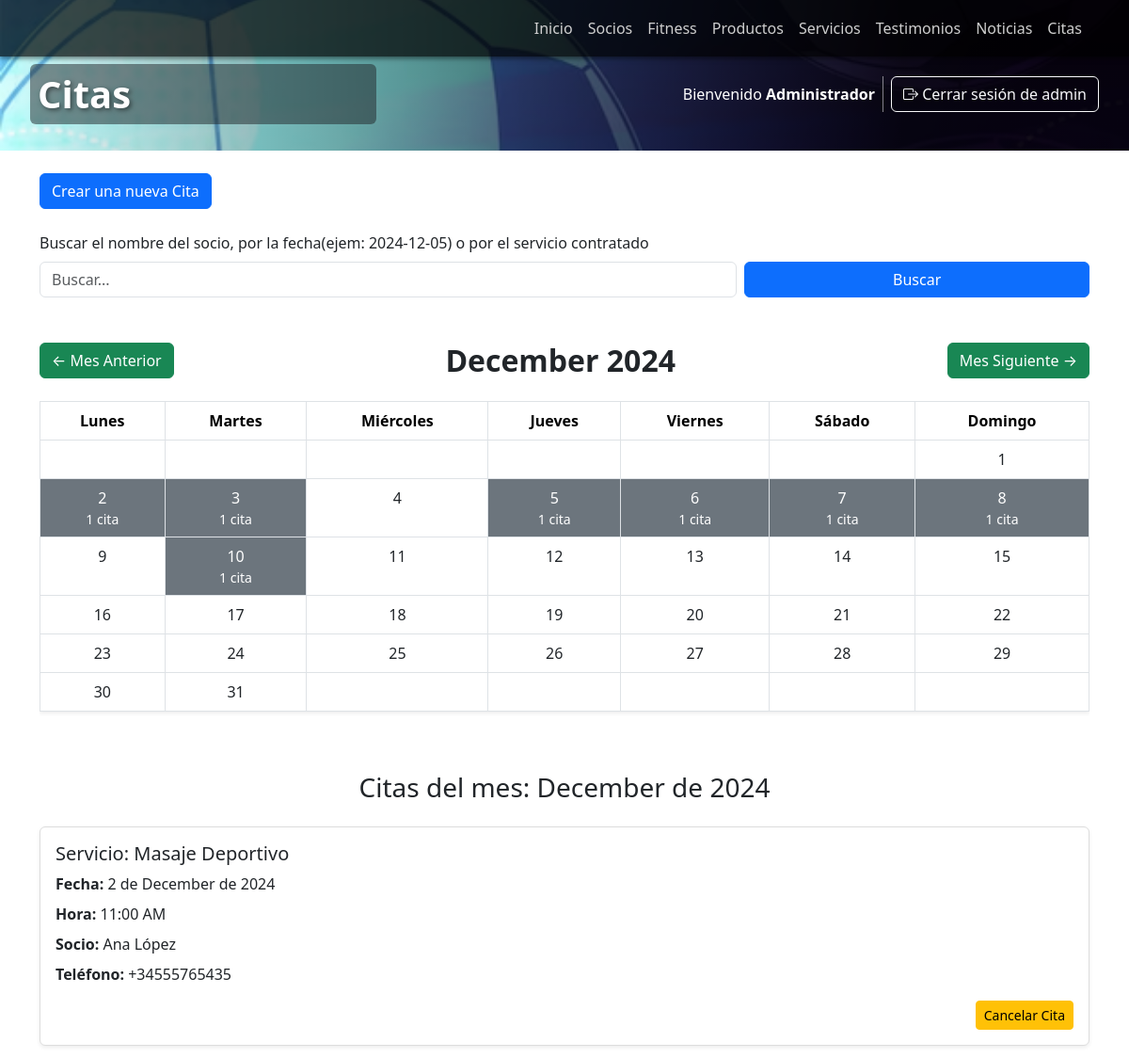
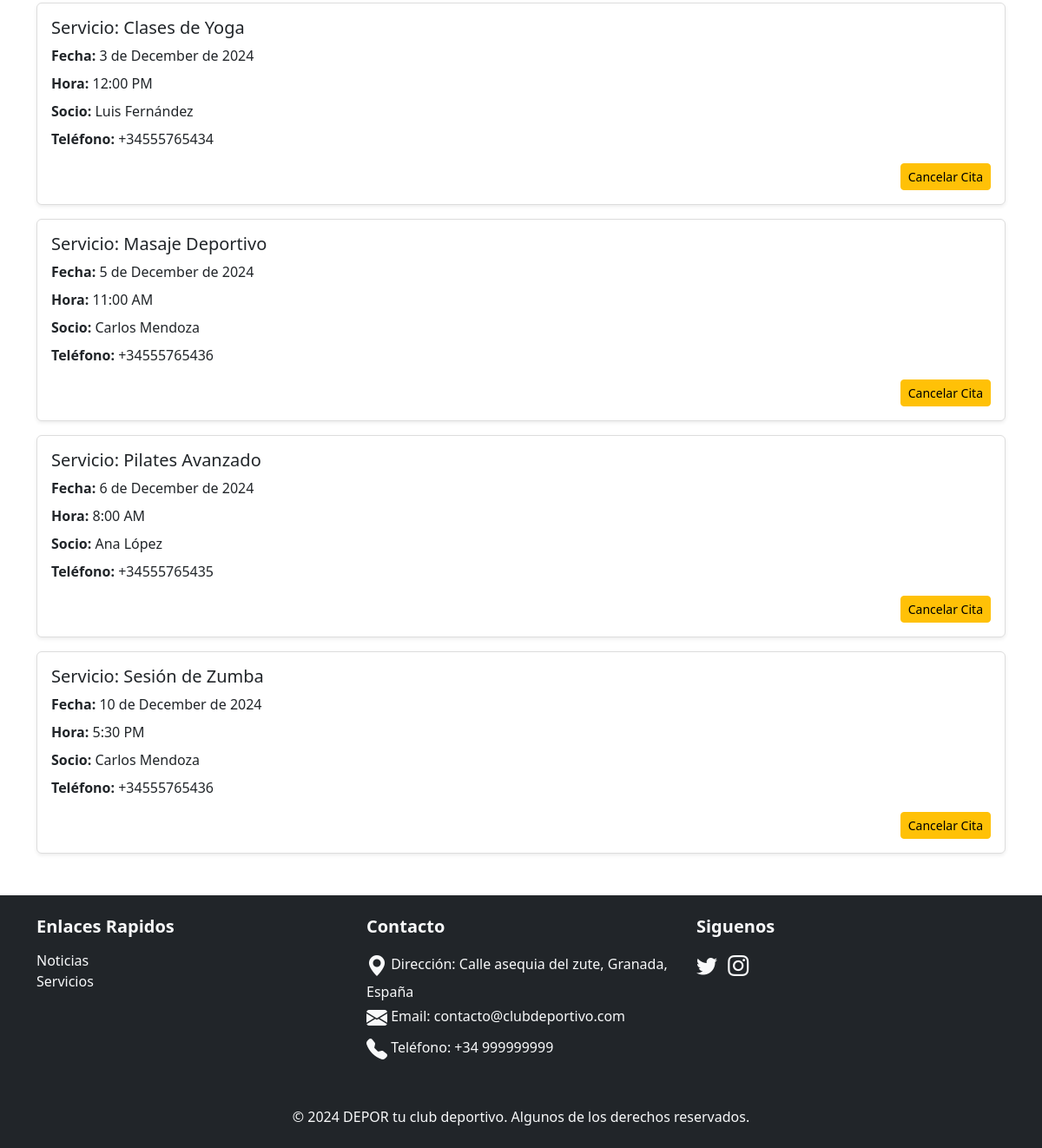
Page /citas/index.php?mes=12&anio=2024 (signed in) on the committed database (2 pictures, top to bottom).
### tables this page shows
CREATE TABLE `citas` (
  `id` int(11) NOT NULL,
  `socio` int(11) NOT NULL,
  `servicio` int(11) NOT NULL,
  `fecha` date NOT NULL,
  `hora` time NOT NULL,
  `estado` int(11) NOT NULL
);

CREATE TABLE `servicio` (
  `id` int(11) NOT NULL,
  `descripcion` varchar(100) NOT NULL,
  `duracion` int(11) NOT NULL,
  `precio` decimal(8,2) NOT NULL
);

CREATE TABLE `socio` (
  `id` int(11) NOT NULL AUTO_INCREMENT,
  `nombre` varchar(50) NOT NULL,
  `edad` int(11) DEFAULT NULL,
  `usuario` varchar(30) NOT NULL,
  `password` varchar(255) NOT NULL,
  `telefono` varchar(15) DEFAULT NULL,
  `foto` varchar(100) DEFAULT NULL,
  `tipo_usuario` varchar(20) NOT NULL,
  PRIMARY KEY (`id`) 
);

### config/init.php (called while the page is built, shortened)
<?php
if (isset($_SESSION['tipo_usuario'])) {
    if ($_SESSION['tipo_usuario'] == 'admin') {
        $ADMIN = true;
    } else if ($_SESSION['tipo_usuario'] == 'socio') {
        $SOCIO = true;
    }
} else {
    $ANONIMO = true;
}
?>

### funciones/funcionesCitas.php (called while the page is built, shortened)
<?php
    function getCitasPorMes($conexion, $mes, $anio) {
        global $SOCIO , $ADMIN;
        $fechaInicio = "$anio-$mes-01";
        $fechaFin = date("Y-m-t", strtotime($fechaInicio));
        if($ADMIN){
            $sentencia = "SELECT DATE(fecha) AS dia, COUNT(*) AS total
                      FROM citas
                      WHERE fecha BETWEEN ? AND ?
                      GROUP BY DATE(fecha)";
        }else{
            $sentencia = "SELECT DATE(fecha) AS dia, COUNT(*) AS total
                      FROM citas
                      WHERE fecha BETWEEN ? AND ?
                        AND socio = ?
                      GROUP BY DATE(fecha)";
        }
        $consulta = $conexion->prepare($sentencia);
        if($ADMIN){
            $consulta->bind_param('ss', $fechaInicio, $fechaFin);
        }else{
            $consulta->bind_param('ssi', $fechaInicio, $fechaFin, $_SESSION['id']);
        }
        if ($consulta->execute() === false) {
            die("Error en la ejecución de la consulta: " . $consulta->error);
        }
        $resultados = [];
        $dia = null;
        $total = 0;
        $consulta->bind_result($dia, $total);
        while ($consulta->fetch()) {
            $resultados[] = [
                'dia' => $dia,
                'total' => $total,
            ];
        }
        return $resultados;
    }
    function getCitasPorMesConDetalles($conexion, $fechaInicio, $fechaFin) {
        global $SOCIO , $ADMIN;
        if($ADMIN){
            $sentencia = "SELECT c.id, c.fecha, c.hora, s.nombre, s.telefono, serv.descripcion
                    FROM citas c
                    JOIN socio s ON c.socio = s.id
                    JOIN servicio serv ON c.servicio = serv.id
                    WHERE c.fecha BETWEEN ? AND ?
                    ORDER BY c.fecha, c.hora";
        }
        $consulta = $conexion->prepare($sentencia);
        if($ADMIN){
            $consulta->bind_param('ss', $fechaInicio, $fechaFin);
        }else{
            $consulta->bind_param('ssi', $fechaInicio, $fechaFin, $_SESSION['id']);
        }
        if ($consulta->execute() === false) {
            die("Error en la ejecución de la consulta: " . $consulta->error);
        }
        $citas = [];
        $id = $fecha = $hora = $nombre = $telefono = $descripcion = null;
        $consulta->bind_result($id, $fecha, $hora, $nombre, $telefono, $descripcion);
        while ($consulta->fetch()) {
            $citas[] = [
                'id' => $id,
                'fecha' => $fecha,
                'hora' => $hora,
                'nombre' => $nombre,
                'telefono' => $telefono,
                'descripcion' => $descripcion,
            ];
        }
        return $citas;
    }
    function calcularMesAnteriorSiguiente($mes, $anio) {
        $mesAnterior = $mes - 1;
        $anioAnterior = $anio;
        $mesSiguiente = $mes + 1;
        $anioSiguiente = $anio;
        if ($mesSiguiente > 12) {
            $mesSiguiente = 1;
            $anioSiguiente++;
        }
        return [
            'mesAnterior' => $mesAnterior,
            'anioAnterior' => $anioAnterior,
            'mesSiguiente' => $mesSiguiente,
            'anioSiguiente' => $anioSiguiente,
        ];
    }
    function obtenerDiasDelMes($mes, $anio) {
        return 31;
    }
    function comprobarEstadoDeCita($conexion, $id) {
        $sentencia = "SELECT estado FROM citas WHERE id = ?";
        $consulta = $conexion->prepare($sentencia);
        $consulta->bind_param('i', $id);
        if ($consulta->execute() === false) {
            die("Error al comprobar el estado de la cita: " . $consulta->error);
        }
        $estado = null;
        $consulta->bind_result($estado);
        return $estado;
    }
?>

### citas/index.php (the view, shortened to what this page needs)
<?php
    require_once "../config/init.php";
    require_once "../funciones/funcionesCitas.php";
?>
<!DOCTYPE html>
<html lang="en">
<head>
    <link href="https://cdn.jsdelivr.net/npm/bootstrap@5.3.3/dist/css/bootstrap.min.css" rel="stylesheet">
    <link href="https://cdn.jsdelivr.net/npm/bootstrap-icons/font/bootstrap-icons.css" rel="stylesheet">
    <link rel="stylesheet" href="../assets/css/otros.css">
</head>
<body>
    <?php
        $titulo = "Citas";
        require_once "../requires/cabecera.php"
    ?>
    <main>
    <section class="container py-4 seccion_servicios">
        <?php if ($ADMIN) { ?>
            <a href="agregar.php" class="btn btn-primary mb-4">Crear una nueva Cita</a>
        <?php } ?>
        <form method="GET" action="" class="mb-4">
            <div class="row g-2 align-items-center">
                <div class="col-12 col-md-8">
                    <label for="buscar" class="form-label">Buscar el nombre del socio, por la fecha(ejem: 2024-12-05) o por el servicio contratado</label>
                    <input
                        type="text"
                        name="buscar"
                        id="buscar"
                        class="form-control"
                        placeholder="Buscar..."
                        value="<?php echo isset($_GET['buscar']) ? $_GET['buscar'] : '' ?>"
                    />
                </div>
                <div class="col-12 col-md-4 mt-auto">
                    <button type="submit" class="btn btn-primary w-100">Buscar</button>
                </div>
            </div>
        </form>
        <?php
            $dia = isset($_GET['dia']) ? (int)$_GET['dia'] : null;
            $mes = isset($_GET['mes']) ? (int)$_GET['mes'] : (int)date('n');
            $anio = isset($_GET['anio']) ? (int)$_GET['anio'] : (int)date('Y');
            $filtro = isset($_GET['buscar']) ? $_GET['buscar'] : null;
            $citasPorMes = getCitasPorMes($conexion, $mes, $anio);
            $navegacion = calcularMesAnteriorSiguiente($mes, $anio);
            $totalDias = obtenerDiasDelMes($mes, $anio);
            $primerDiaSemana = date('N', strtotime("$anio-$mes-01"));
            if ($filtro){
                $citas = buscarCitasConDetalles($conexion, $filtro);
                $titulo = "<p class='text-muted'>Resultados para: <strong>" . $filtro ."</strong></p>";
            }
            elseif ($dia) {
                $fechaSeleccionada = "$anio-$mes-" . ($dia < 10 ? "0$dia" : $dia);
                $citas = getCitasPorDiaConDetalles($conexion, $fechaSeleccionada);
                $titulo = "Citas del dia: " . date('j \d\e F \d\e Y', strtotime($fechaSeleccionada));
            } else {
                $fechaInicio = "$anio-$mes-01";
                $fechaFin = date("Y-m-t", strtotime($fechaInicio));
                $citas = getCitasPorMesConDetalles($conexion, $fechaInicio, $fechaFin);
                $titulo = "Citas del mes: " . date('F \d\e Y', strtotime($fechaInicio));
            }
            $mesAnteriorUrl = "index.php?mes={$navegacion['mesAnterior']}&anio={$navegacion['anioAnterior']}";
            $mesSiguienteUrl = "index.php?mes={$navegacion['mesSiguiente']}&anio={$navegacion['anioSiguiente']}";
            $nombreMes = date('F', strtotime("$anio-$mes-01"));
        ?>
        <?php if ($filtro == null):  ?>
            <div class="contenedor_calendario py-4">
                <div class="d-flex justify-content-between align-items-center mb-4">
                    <a href="<?= $mesAnteriorUrl ?>" class="btn btn-success">← Mes Anterior</a>
                    <h2 class="text-center mb-0" id="monthYear"><?= $nombreMes . " $anio" ?></h2>
                    <a href="<?= $mesSiguienteUrl ?>" class="btn btn-success">Mes Siguiente →</a>
                </div>
                <div class="table-responsive">
                    <table class="table table-bordered text-center shadow-sm calendar-table">
                        <thead class="bg-light">
                            <tr>
                                <th>Lunes</th>
                                <th>Martes</th>
                                <th>Miércoles</th>
                                <th>Jueves</th>
                                <th>Viernes</th>
                                <th>Sábado</th>
                                <th>Domingo</th>
                            </tr>
                        </thead>
                        <tbody>
                            <?php
                            $primerDiaSemana = ($primerDiaSemana === 0) ? 6 : $primerDiaSemana - 1;
                            $dia = 1 - $primerDiaSemana;
                            $citasPorFecha = [];
                            foreach ($citasPorMes as $cita) {
                                $citasPorFecha[$cita['dia']] = $cita['total'];
                            }
                            while ($dia <= $totalDias) {
                                echo '<tr>';
                                for ($columna = 0; $columna < 7; $columna++) {
                                    if ($dia > 0 && $dia <= $totalDias) {
                                        $diaFormateado = $dia < 10 ? "0$dia" : $dia;
                                        $mesFormateado = $mes < 10 ? "0$mes" : $mes;
                                        $fechaActual = "$anio-$mesFormateado-$diaFormateado";
                                        $cantidadCitas = !empty($citasPorFecha[$fechaActual]) ? $citasPorFecha[$fechaActual] : 0;
                                        $claseDia = $cantidadCitas > 0 ? 'bg-secondary text-white has-citas position-relative' : 'position-relative';
                                        $colorTexto = $cantidadCitas > 0 ? 'text-white' : 'text-dark';
                                        $urlDia = "index.php?mes=$mes&anio=$anio&dia=$dia";
                                        $citasTexto = $cantidadCitas > 1 ? "$cantidadCitas citas" : ($cantidadCitas === 1 ? "1 cita" : "");
                                        echo "<td class='$claseDia'>";
                                        echo "<a href='$urlDia' class='stretched-link $colorTexto text-decoration-none'>";
                                            echo $dia;
                                            if ($cantidadCitas > 0) {
                                                echo "<div class='small $colorTexto'>$citasTexto</div>";
                                            }
                                        echo "</a>";
                                        echo '</td>';
                                    } else {
                                        echo '<td></td>';
                                    }
                                    $dia++;
                                }
                                echo '</tr>';
                            }
                            ?>
                        </tbody>
                    </table>
                </div>
            </div>
        <?php endif; ?>
        <div class="contenedor_lista_citas py-4">
            <h3 class="text-center mb-4"><?php echo $titulo ?></h3>
            <div class="row row-cols-1 g-3">
                <?php
                if (count($citas) > 0):
                    foreach ($citas as $cita): ?>
                        <div class="col">
                            <div class="card shadow-sm">
                                <div class="card-body">
                                    <h5 class="card-title">Servicio: <?= $cita['descripcion'] ?></h5>
                                    <p class="mb-2"><strong>Fecha:</strong> <?php echo isset($cita['fecha']) ? date('j \d\e F \d\e Y', strtotime($cita['fecha'])) : 'Fecha no disponible'; ?></p>
                                    <p class="mb-2"><strong>Hora:</strong> <?php echo isset($cita['hora']) ? date('g:i A', strtotime($cita['hora'])) : 'fallo en la hora'; ?></p>
                                    <p class="mb-2"><strong>Socio:</strong> <?php echo $cita['nombre'] ?></p>
                                    <p class="mb-2"><strong>Teléfono:</strong> <?php echo $cita['telefono'] ?></p>
                                    <div class="text-end mt-3">
                                        <?php
                                        $estadoCita = comprobarEstadoDeCita($conexion, $cita['id']);
                                        if($ADMIN){
                                            if($estadoCita == 0){
                                                echo "<a href='index.php?mes=$mes&anio=$anio&cancelar={$cita['id']}' class='btn btn-warning btn-sm'>Cancelar Cita</a>";
                                            }elseif($estadoCita == 1){
                                                echo "<p class='text-muted'>La cita es hoy o ya paso, no se puede cancelar ni borrar</p>";
                                            }else{
                                                echo "<a href='index.php?mes=$mes&anio=$anio&borrar={$cita['id']}' class='btn btn-danger btn-sm'>Eliminar Cita</a>";
                                            }
                                        }
                                        ?>
                                    </div>
                                </div>
                            </div>
                        </div>
                    <?php endforeach; ?>
                <?php
                    elseif($filtro): ?>
                        <div class="col">
                            <p class='text-danger'>No se encontraron resultados.</p>
                        </div>
                <?php else: ?>
                    <div class="col">
                        <p class="text-center">No hay citas disponibles para el período seleccionado.</p>
                    </div>
                <?php endif; ?>
            </div>
        </div>
    </section>
    </main>
    <?php
        include('../requires/footer.php');
    ?>
</body>
</html>

### assets/css/otros.css (style rules this page uses)
body { margin: 0; padding: 0; }
section { padding: 40px 140px; }

### citas/index.php (style rules this page uses)
.has-citas { background-color: #6c757d; color: #fff; cursor: pointer; }
#monthYear { font-weight: bold; }
.card { border: 1px solid #ddd; }
.card .card-body { line-height: 1.5; }
td.has-citas { position: relative; }
td a.stretched-link { display: block; height: 100%; width: 100%; text-align: center; }

### rows in the picture
citas: servicio.descripcion "Masaje Deportivo", fecha "2 de December de 2024", hora "11:00 AM", socio.nombre "Ana López", socio.telefono "+34555765435"
citas: servicio.descripcion "Clases de Yoga", fecha "3 de December de 2024", hora "12:00 PM", socio.nombre "Luis Fernández", socio.telefono "+34555765434"
citas: servicio.descripcion "Masaje Deportivo", fecha "5 de December de 2024", hora "11:00 AM", socio.nombre "Carlos Mendoza", socio.telefono "+34555765436"
citas: servicio.descripcion "Pilates Avanzado", fecha "6 de December de 2024", hora "8:00 AM", socio.nombre "Ana López", socio.telefono "+34555765435"
citas: servicio.descripcion "Sesión de Zumba", fecha "10 de December de 2024", hora "5:30 PM", socio.nombre "Carlos Mendoza", socio.telefono "+34555765436"

### other values in the picture
$titulo "Citas"
$_SESSION['nombre'] "Administrador"
$_SESSION['tipo_usuario'] "admin"
$nombreMes "December"
$anio "2024"
$citasTexto "1 cita"
$titulo "Citas del mes: December de 2024"
